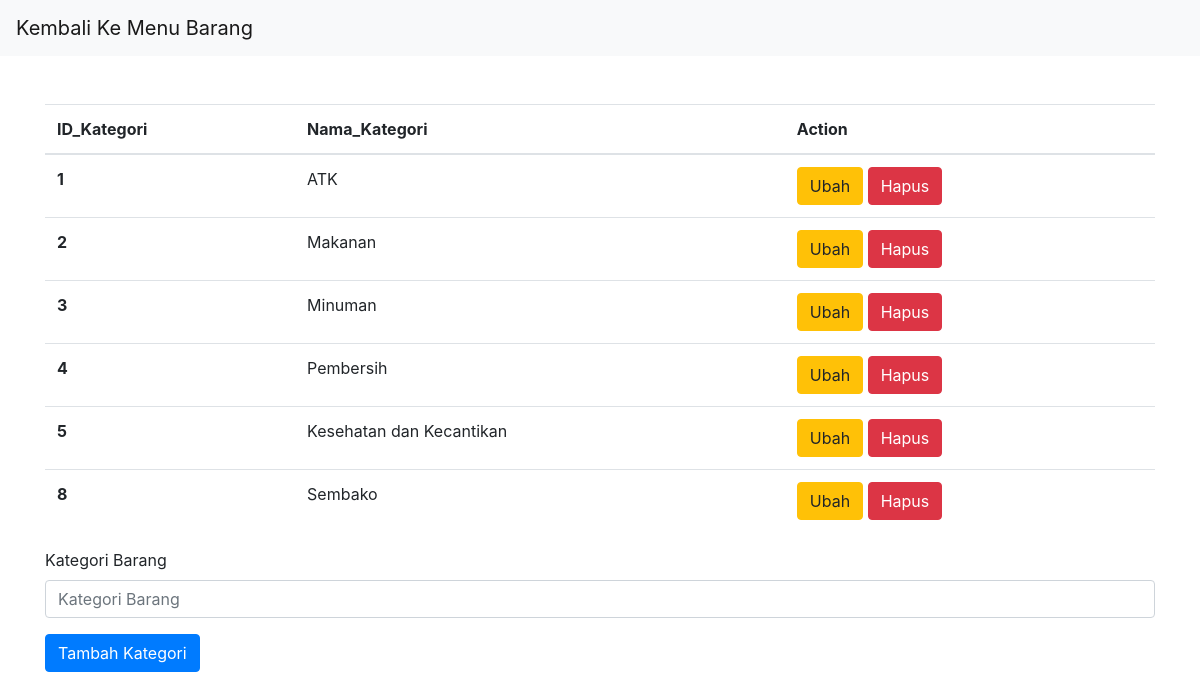
/utspemweb/kategori.php, run on the app's committed database.
### tables this page shows
CREATE TABLE `kategori` (
  `id_kategori` int(11) NOT NULL,
  `nama_kategori` varchar(30) NOT NULL
);

### utspemweb/conn.php (called while the page is built, shortened)
<?php
function connection() {
   $dbServer = 'localhost';
   $dbUser = 'root';
   $dbPass = '';
   $dbName = "uts_pemweb";
   $conn = mysqli_connect($dbServer, $dbUser, $dbPass);
   mysqli_select_db($conn,$dbName);
   return $conn;
}

### utspemweb/kategori.php (the view, shortened to what this page needs)
<?php
  include 'conn.php';
?>
<!DOCTYPE html>
<html>
  <head>
    <link rel="stylesheet" href="css/bootstrap.min.css">
  </head>
  <body>
    <nav class="navbar navbar-expand navbar-light bg-light">
      <a class="navbar-brand" href="index.php">Kembali Ke Menu Barang</a>
    </nav>
    <div class="container mt-5" id="tempat-muncul">
      <table class="table">
        <thead>
          <tr>
            <th scope="col">ID_Kategori</th>
            <th scope="col">Nama_Kategori</th>
            <th scope="col">Action</th>
          </tr>
        </thead>
        <tbody>
          <?php
          $query = "SELECT * FROM kategori";
          $result = mysqli_query(connection(),$query);
          while ($data = mysqli_fetch_array($result)) : ?>
          <tr>
            <th scope="row"><?php echo $data['id_kategori'] ?></th>
            <td><?php echo $data['nama_kategori'] ?></td>
            <td>
              <a href="<?php echo "kategori.php?id=".$data['id_kategori'] ?>" class="btn btn-warning">Ubah</a>
              <a href="<?php echo "kategori.php?id_kategori=".$data['id_kategori'] ?>" class="btn btn-danger">Hapus</a>
            </td>
          </tr>
          <?php
          endwhile ?>
        </tbody>
      </table>
      <?php if (isset($_GET['id'])) : ?>
        <form action="kategori.php" method="post">
          <div class="form-group">
            <input type="hidden" class="form-control" id="input_idkategori" name="idkategori" value="<?php echo $data1['id_kategori'] ?>" placeholder="Kategori Barang" required>
          </div>
          <div class="form-group">
            <label for="input_kategori">Kategori Barang</label>
            <input type="text" class="form-control" id="input_kategori" name="kategori" value="<?php echo $data1['nama_kategori'] ?>" placeholder="Kategori Barang" required>
          </div>
          <button type="submit" class="btn btn-warning">Ubah Kategori</button>
        </form>
      <?php else : ?>
        <form action="kategori.php" method="post">
          <div class="form-group">
            <label for="input_kategori">Kategori Barang</label>
            <input type="text" class="form-control" id="input_kategori" name="kategori_barang" placeholder="Kategori Barang" required>
          </div>
          <button type="submit" class="btn btn-primary">Tambah Kategori</button>
        </form>
      <?php endif ?>
    </div>
  </body>
</html>

### data on the page
kategori: id_kategori "1", nama_kategori "ATK"
kategori: id_kategori "2", nama_kategori "Makanan"
kategori: id_kategori "3", nama_kategori "Minuman"
kategori: id_kategori "4", nama_kategori "Pembersih"
kategori: id_kategori "5", nama_kategori "Kesehatan dan Kecantikan"
kategori: id_kategori "8", nama_kategori "Sembako"
